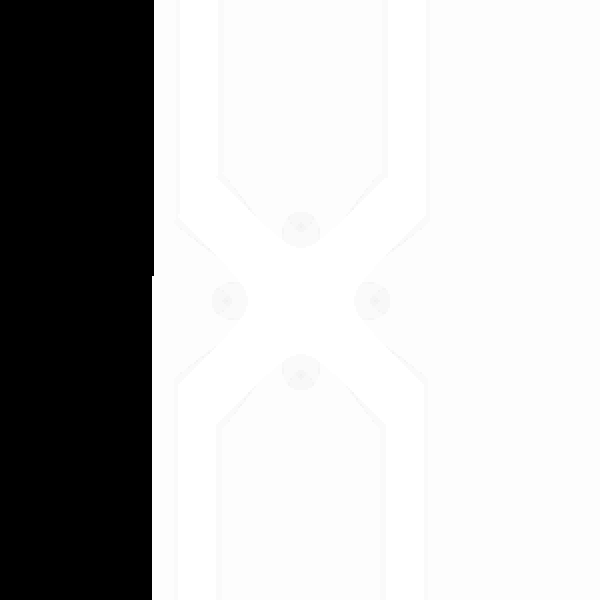
Frame 1 (no input)
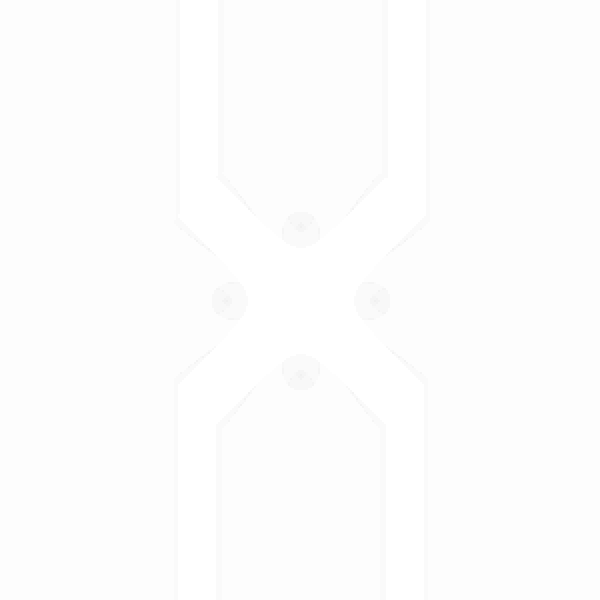
Frame 60 (the mouse pressed at the canvas centre just before this capture)
Frame 120 (the mouse held since frame 60 and released just before this capture): identical to frame 60, image omitted

The Processing sketch that drew these frames (run headless with seeded random() and noise(); from frame 60 on, the mouse is pressed at the canvas centre):

// Processing sketch: julias
// ── julias.pde
double rc = 1.0008875;
double ic = 0;

int maxWidth = 300;
int maxHeight = 300;
int maxI = 100;

int zoom = 4;

double sinh(double a){
  return (pow(exp(1),(float)a)+pow(exp(1),(float)-a))/2;
}

double cosh(double a){
  return (pow(exp(1),(float)a)-pow(exp(1),(float)-a))/2;
}

double[] inverse(double a, double b){
  double na = a / (a*a - b*b);
  double nb = -b / (a*a - b*b);
  return new double[] {na,nb};
}

double[] cosine(double a, double b){
  double na = cos((float)a) * cosh(b);
  double nb = sin((float)a) * sinh(b);
  return new double[] {na, nb};
}

double[] power(double a, double b, int c){
  double na = a;
  double nb = b;
  for(int i = 0; i < c - 1; i++){
    double nna = a * na - b * nb;
    double nnb = a * nb + b * na;
    na = nna;
    nb = nnb;
  }
  return new double[] {na,nb};
}

float r = 0.3;
float g = 0.5;
float b = 0.8;


void setup(){
  size(600,600);
  noStroke();
  fill(0);
}

void draw(){
  background(220);
  for(int i = 0; i < maxWidth; i++){
    for(int j = 0; j < maxHeight; j++){
      double a = (double)i * zoom * 2/(double)maxWidth - zoom;
      double b = (double)j * zoom * 2/(double)maxHeight - zoom;
      for(int p = 0; p < maxI && (a * a + b * b) < 4; p++){
        fill(255-p*255/maxI);
        
        //double nrz = (2 * pow((float)a,4) + 2 * b * b - 8 * a * a * b * b - 4 * a) / (3 * a * a + 3 * b * b) + rc;
        //double niz = (4 * a * a * a * b - 2 * a * b * b * b - 4 * b) / (3 * a * a + 3 * b * b) + ic;
        double nrz = (a * a - b * b)/(a * a * a * a - 2 * a * a * b * b + b * b * b * b) + ic;
        double niz =(- 2 * a * b)/(a * a * a * a - 2 * a * a * b * b + b * b * b * b) + rc * ic;
        a = nrz;
        b = niz;
      
    
  
       }
      rect(width/maxWidth * i,height/maxHeight * j,width/maxWidth,height/maxHeight);
    }
  }
}

void mouseDragged(){
  rc = (double)mouseX * zoom * 2/(double)width - zoom;
  ic = (double)mouseY * zoom * 2/(double)height - zoom;
}
